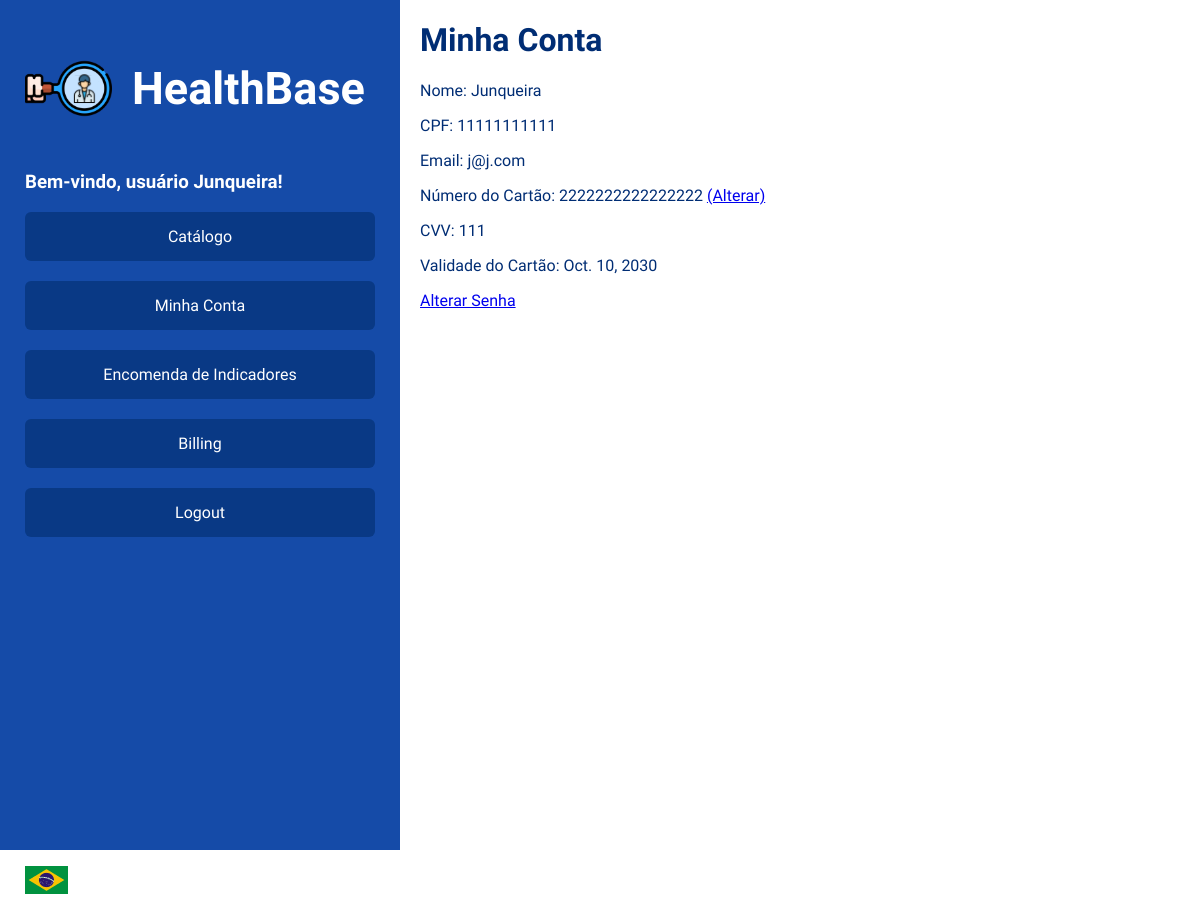
The app's page /conta/ (signed in), older data.
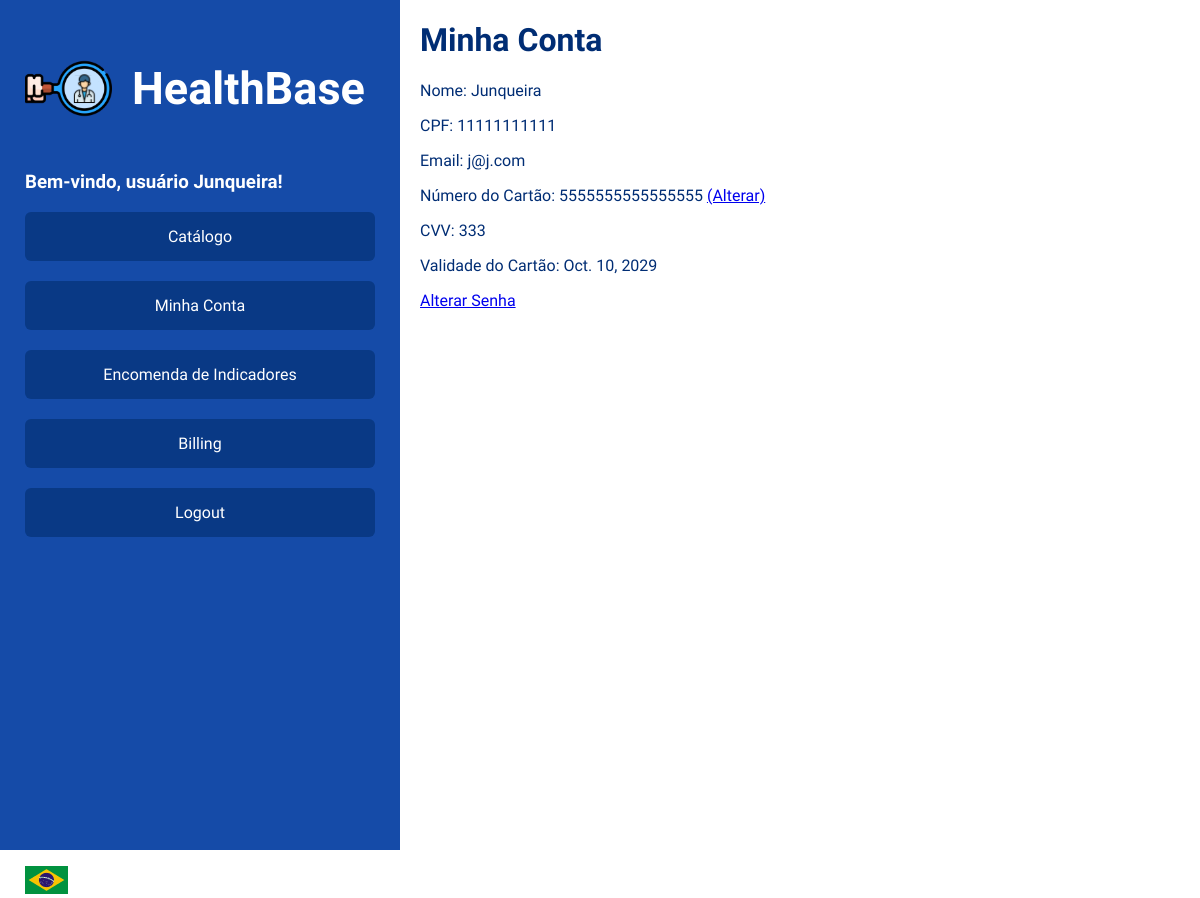
The same page, newer data.
### healthbase/models.py (models this page shows)
class Conta(models.Model):
    userID = models.AutoField(primary_key=True)
    nome = models.CharField(max_length=32)
    cpf = models.PositiveIntegerField(unique=True)
    email = models.EmailField(unique=True)
    senha = models.CharField(max_length=48)
    numCartao = models.PositiveIntegerField()
    nomeCartao = models.CharField(max_length=32)
    cvv = models.PositiveSmallIntegerField()
    val_cartao = models.DateField()
    aceite = models.BooleanField()
    valor_plano = models.IntegerField()

### healthbase/views.py (the view)
# urls.py: path('conta/', views.conta, name='conta'),
def conta(request):
    user_id = request.session.get('userID')
    conta = Conta.objects.get(userID=user_id)
    nome = request.session.get('nome')
    context = {
        'nome': conta.nome,
        'cpf': conta.cpf,
        'email': conta.email,
        'numCartao': conta.numCartao,
        'cvv': conta.cvv,
        'val_cartao': conta.val_cartao,
    }
    return render(request, 'conta.html', context)

### healthbase/templates/conta.html (shortened to what this page needs)
{% load static %}
<!DOCTYPE html>
<html lang="pt-br">
<head>
</head>
<body>
    <nav>
        <div style="display: flex; align-items: center;">
            <img src="{% static 'IconeSoftware.svg' %}" width="87" height="87" alt="Ícone de Software">
            <h1 style="color: white; font-size: 45px; margin-left: 20px;">HealthBase</h1>
        </div>
        <h3 style="color: white;">Bem-vindo, usuário {{ nome }}!</h3>
        <a href="{% url 'menu' %}">Catálogo</a>
        <a href="{% url 'conta' %}">Minha Conta</a>
        <a href="{% url 'encomendar_indicadores' %}">Encomenda de Indicadores</a>
        <a href="{% url 'visualizar_cobrancas' %}">Billing</a>
        <a href="{% url 'home' %}">Logout</a>
        <div style="margin-top:290px;color:white;">
            © 2024 HealthBase<br>
            <img src="{% static 'bandeira.png' %}" alt="bandeira">
        </div>
    </nav>
    <main>
        <div class="content">
            <h1>Minha Conta</h1>
            <p>Nome: {{ nome }}</p>
            <p>CPF: {{ cpf }}</p>
            <p>Email: {{ email }}</p>
            <p>Número do Cartão: {{ numCartao }} <a href="{% url 'modificarcartao' %}">(Alterar)</a></p>
            <p>CVV: {{ cvv }}</p>
            <p>Validade do Cartão: {{ val_cartao }}</p>
            <p><a href="{% url 'alterar_senha' %}">Alterar Senha</a></p>
        </div>
    </main>
</body>
</html>

### healthbase/templates/conta.html (style rules this page uses)
body, html { margin: 0; padding: 0; font-family: "K2D"; display: flex; }
nav { width: 350px; height: 100vh; background-color: #154BA8; padding: 25px; display: flex; flex-direction: column; }
nav a { background-color: #093985; border: 1px; border-radius: 6px; color: white; padding: 15px 20px; text-align: center; text-decoration: none; margin-bottom: 20px; font-size: 16px; cursor: pointer; transition: background-color 0.3s; }
main { flex: 1; padding: 0px; margin-left: 20px; }
main h1 { color: #002D74 }
main p { color: #002D74 }

Row changes from the older to the newer data that the page shows:
changed Conta "Junqueira": val_cartao "Oct. 10, 2030" → "Oct. 10, 2029"
Text that changed along with them:
{{ numCartao }}: "2222222222222222" → "5555555555555555"
{{ cvv }}: "111" → "333"
